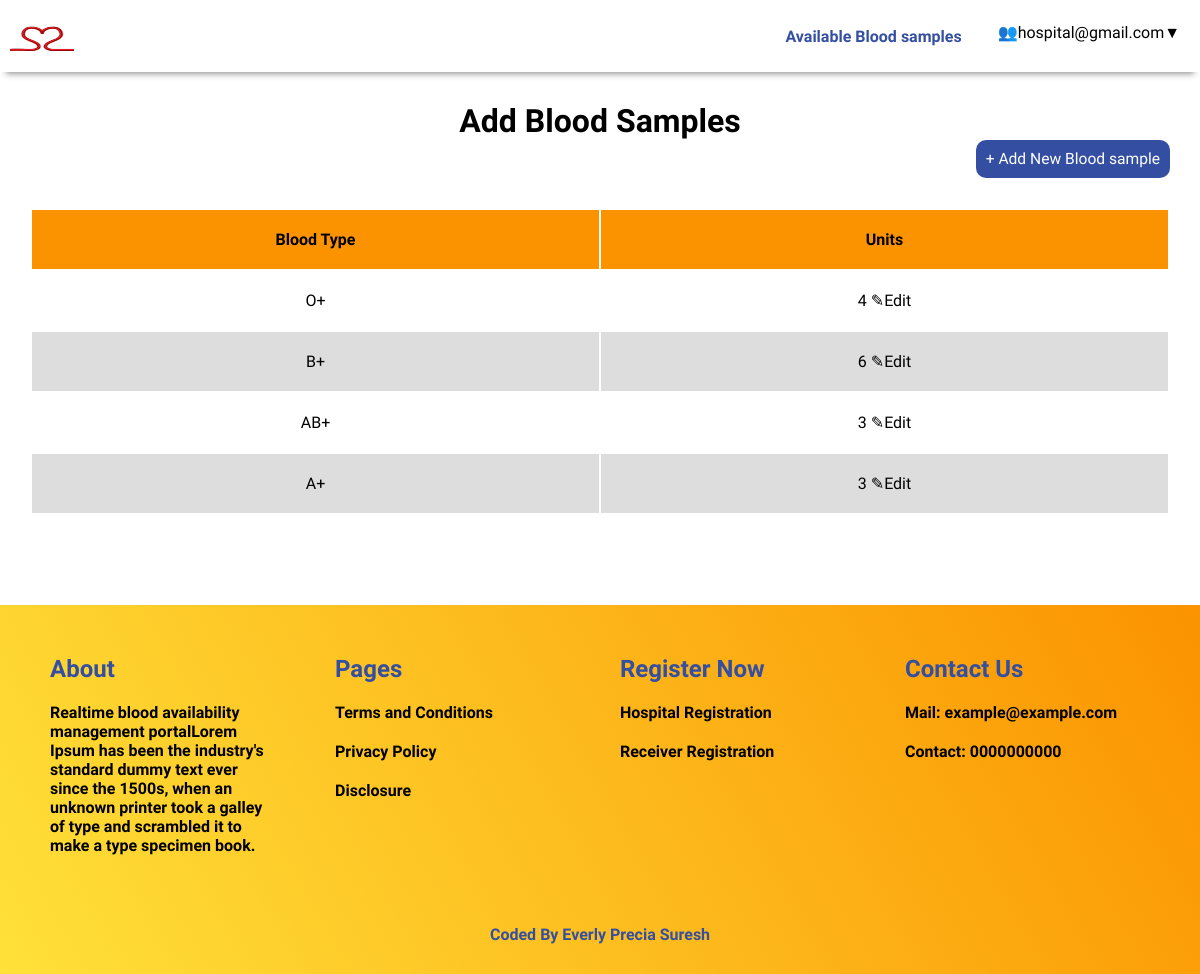
The page /add_blood_info.php (signed in) on the database its author committed.
### tables this page shows
CREATE TABLE IF NOT EXISTS `blood_samples` (
  `id` int NOT NULL AUTO_INCREMENT,
  `blood_group` char(3) NOT NULL,
  `number_of_units` int NOT NULL,
  `hospital_id` int NOT NULL,
  PRIMARY KEY (`id`),
  KEY `hospital_id` (`hospital_id`)
);

### add_blood_info.php (the view, shortened to what this page needs)
<!DOCTYPE html>
<html lang="en">
<head>
    <link rel="stylesheet" href="./css/navbar.css">
    <link rel="stylesheet" href="./css/modal.css">
    <link rel="stylesheet" href="./css/dashboard.css">
    <link rel="stylesheet" href="./css/footer.css">
</head>
<body>
    <?php require 'includes/header.php';?>
    <h1>Add Blood Samples </h1>
    <div class="btn-cont"><button  type="button" id="add_blood_sample">+ Add New Blood sample</button></div>
    <div class="container-1">
    <table>
        <tr>
            <th>Blood Type</th>
            <th>Units</th>
        </tr>
    <?php
    $hospital_id=$_SESSION['user_id'];
    $query=$conn->query("SELECT `id`,`blood_group`,`number_of_units`FROM `blood_samples` WHERE `hospital_id`='$hospital_id'");
    if(mysqli_num_rows($query)>0){
     while($data=mysqli_fetch_array($query)){
         echo '<tr><td>'.$data['blood_group'].'</td><td><span>'.
          $data['number_of_units'].'</span>   ✎<a class="edit_btn">Edit</a></td></tr>';
      }
    }
    ?>
    </table>
    </div>
  <?php require 'includes/footer.php';?>
</body>
</html>

### css/modal.css (style rules this page uses)
* { font-family: 'Urbanist', sans-serif; }

### css/dashboard.css (style rules this page uses)
* { font-family: 'Urbanist', sans-serif; margin: 0; padding: 0; box-sizing: border-box; }
h1 { text-align: center; margin-top: 30px; }
.btn-cont { text-align: end; margin-bottom: 30px; margin-right: 30px; }
table { width:100%; }
td,th { padding: 20px; }
td { width: 50%; }
tr { text-align: center; }
.container-1 { margin:30px; margin-bottom: 90px; }
th { background-color:#FB9300; }
tr:nth-child(odd) { background-color: #ddd; }
.edit_btn { cursor: pointer; }
#add_blood_sample { border:none; background-color:#344fa1 ; color:white; padding:10px; border-radius: 10px; font-weight: 500; font-size: 1.3vw; cursor:pointer; }

### rows shown on the page
blood_samples: blood_group "O+", number_of_units "4"
blood_samples: blood_group "B+", number_of_units "6"
blood_samples: blood_group "AB+", number_of_units "3"
blood_samples: blood_group "A+", number_of_units "3"

### other values the page prints
$_SESSION['email'] "hospital@gmail.com"
